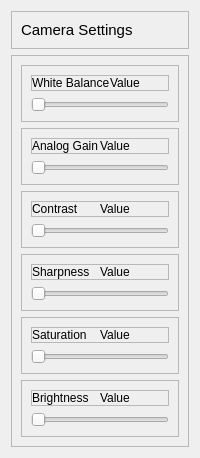
           <widget class="QWidget" name="cameraSettingsContainer" native="true">
            <property name="minimumSize">
             <size>
              <width>200</width>
              <height>150</height>
             </size>
            </property>
            <property name="maximumSize">
             <size>
              <width>16777215</width>
              <height>16777215</height>
             </size>
            </property>
            <layout class="QVBoxLayout" name="verticalLayout_5">
             <item>
              <widget class="QFrame" name="cameraSettingsHeaderFrame">
               <property name="frameShape">
                <enum>QFrame::Shape::StyledPanel</enum>
               </property>
               <property name="frameShadow">
                <enum>QFrame::Shadow::Raised</enum>
               </property>
               <layout class="QHBoxLayout" name="horizontalLayout_14">
                <item alignment="">
                 <widget class="QLabel" name="label_3">
                  <property name="font">
                   <font>
                    <pointsize>11</pointsize>
                   </font>
                  </property>
                  <property name="text">
                   <string>Camera Settings</string>
                  </property>
                 </widget>
                </item>
               </layout>
              </widget>
             </item>
             <item>
              <widget class="QFrame" name="slidersFrame">
               <property name="sizePolicy">
                <sizepolicy hsizetype="Preferred" vsizetype="Expanding">
                 <horstretch>0</horstretch>
                 <verstretch>0</verstretch>
                </sizepolicy>
               </property>
               <property name="frameShape">
                <enum>QFrame::Shape::StyledPanel</enum>
               </property>
               <property name="frameShadow">
                <enum>QFrame::Shadow::Raised</enum>
               </property>
               <layout class="QVBoxLayout" name="verticalLayout_8">
                <item>
                 <widget class="QFrame" name="whiteBalanceFrame">
                  <property name="frameShape">
                   <enum>QFrame::Shape::StyledPanel</enum>
                  </property>
                  <property name="frameShadow">
                   <enum>QFrame::Shadow::Raised</enum>
                  </property>
                  <layout class="QVBoxLayout" name="verticalLayout_12">
                   <item>
                    <widget class="QFrame" name="frame_2">
                     <property name="frameShape">
                      <enum>QFrame::Shape::StyledPanel</enum>
                     </property>
                     <property name="frameShadow">
                      <enum>QFrame::Shadow::Raised</enum>
                     </property>
                     <layout class="QHBoxLayout" name="horizontalLayout_2">
                      <property name="spacing">
                       <number>0</number>
                      </property>
                      <property name="leftMargin">
                       <number>0</number>
                      </property>
                      <property name="topMargin">
                       <number>0</number>
                      </property>
                      <property name="rightMargin">
                       <number>0</number>
                      </property>
                      <property name="bottomMargin">
                       <number>0</number>
                      </property>
                      <item alignment="">
                       <widget class="QLabel" name="whiteBalanceLabel">
                        <property name="text">
                         <string>White Balance</string>
                        </property>
                       </widget>
                      </item>
                      <item alignment="">
                       <widget class="QLabel" name="whiteBalanceValueLabel">
                        <property name="text">
                         <string>Value</string>
                        </property>
                       </widget>
                      </item>
                     </layout>
                    </widget>
                   </item>
                   <item>
                    <widget class="QSlider" name="whiteBalanceSlider">
                     <property name="orientation">
                      <enum>Qt::Orientation::Horizontal</enum>
                     </property>
                    </widget>
                   </item>
                  </layout>
                 </widget>
                </item>
                <item>
                 <widget class="QFrame" name="analogGainFrame">
                  <property name="frameShape">
                   <enum>QFrame::Shape::StyledPanel</enum>
                  </property>
                  <property name="frameShadow">
                   <enum>QFrame::Shadow::Raised</enum>
                  </property>
                  <layout class="QVBoxLayout" name="verticalLayout_21">
                   <item>
                    <widget class="QFrame" name="frame_29">
                     <property name="frameShape">
                      <enum>QFrame::Shape::StyledPanel</enum>
                     </property>
                     <property name="frameShadow">
                      <enum>QFrame::Shadow::Raised</enum>
                     </property>
                     <layout class="QHBoxLayout" name="horizontalLayout_15">
                      <property name="spacing">
                       <number>0</number>
                      </property>
                      <property name="leftMargin">
                       <number>0</number>
                      </property>
                      <property name="topMargin">
                       <number>0</number>
                      </property>
                      <property name="rightMargin">
                       <number>0</number>
                      </property>
                      <property name="bottomMargin">
                       <number>0</number>
                      </property>
                      <item alignment="">
                       <widget class="QLabel" name="analogGainLabel">
                        <property name="text">
                         <string>Analog Gain</string>
                        </property>
                       </widget>
                      </item>
                      <item alignment="">
                       <widget class="QLabel" name="analogGainValueLabel">
                        <property name="text">
                         <string>Value</string>
                        </property>
                       </widget>
                      </item>
                     </layout>
                    </widget>
                   </item>
                   <item>
                    <widget class="QSlider" name="analogGainSlider">
                     <property name="orientation">
                      <enum>Qt::Orientation::Horizontal</enum>
                     </property>
                    </widget>
                   </item>
                  </layout>
                 </widget>
                </item>
                <item>
                 <widget class="QFrame" name="contrastFrame">
                  <property name="frameShape">
                   <enum>QFrame::Shape::StyledPanel</enum>
                  </property>
                  <property name="frameShadow">
                   <enum>QFrame::Shadow::Raised</enum>
                  </property>
                  <layout class="QVBoxLayout" name="verticalLayout_19">
                   <item>
                    <widget class="QFrame" name="frame_26">
                     <property name="frameShape">
                      <enum>QFrame::Shape::StyledPanel</enum>
                     </property>
                     <property name="frameShadow">
                      <enum>QFrame::Shadow::Raised</enum>
                     </property>
                     <layout class="QHBoxLayout" name="horizontalLayout_11">
                      <property name="spacing">
                       <number>0</number>
                      </property>
                      <property name="leftMargin">
                       <number>0</number>
                      </property>
                      <property name="topMargin">
                       <number>0</number>
                      </property>
                      <property name="rightMargin">
                       <number>0</number>
                      </property>
                      <property name="bottomMargin">
                       <number>0</number>
                      </property>
                      <item alignment="">
                       <widget class="QLabel" name="contrastLabel">
                        <property name="text">
                         <string>Contrast</string>
                        </property>
                       </widget>
                      </item>
                      <item alignment="">
                       <widget class="QLabel" name="contrastValueLabel">
                        <property name="text">
                         <string>Value</string>
                        </property>
                       </widget>
                      </item>
                     </layout>
                    </widget>
                   </item>
                   <item>
                    <widget class="QSlider" name="contrastSlider">
                     <property name="orientation">
                      <enum>Qt::Orientation::Horizontal</enum>
                     </property>
                    </widget>
                   </item>
                  </layout>
                 </widget>
                </item>
                <item>
                 <widget class="QFrame" name="sharpnessFrame">
                  <property name="frameShape">
                   <enum>QFrame::Shape::StyledPanel</enum>
                  </property>
                  <property name="frameShadow">
                   <enum>QFrame::Shadow::Raised</enum>
                  </property>
                  <layout class="QVBoxLayout" name="verticalLayout_6">
                   <item>
                    <widget class="QFrame" name="frame_3">
                     <property name="frameShape">
                      <enum>QFrame::Shape::StyledPanel</enum>
                     </property>
                     <property name="frameShadow">
                      <enum>QFrame::Shadow::Raised</enum>
                     </property>
                     <layout class="QHBoxLayout" name="horizontalLayout_3">
                      <property name="spacing">
                       <number>0</number>
                      </property>
                      <property name="leftMargin">
                       <number>0</number>
                      </property>
                      <property name="topMargin">
                       <number>0</number>
                      </property>
                      <property name="rightMargin">
                       <number>0</number>
                      </property>
                      <property name="bottomMargin">
                       <number>0</number>
                      </property>
                      <item alignment="">
                       <widget class="QLabel" name="sharpnessLabel">
                        <property name="text">
                         <string>Sharpness</string>
                        </property>
                       </widget>
                      </item>
                      <item alignment="">
                       <widget class="QLabel" name="sharpnessValueLabel">
                        <property name="text">
                         <string>Value</string>
                        </property>
                       </widget>
                      </item>
                     </layout>
                    </widget>
                   </item>
                   <item>
                    <widget class="QSlider" name="sharpnessSlider">
                     <property name="orientation">
                      <enum>Qt::Orientation::Horizontal</enum>
                     </property>
                    </widget>
                   </item>
                  </layout>
                 </widget>
                </item>
                <item>
                 <widget class="QFrame" name="saturationFrame">
                  <property name="frameShape">
                   <enum>QFrame::Shape::StyledPanel</enum>
                  </property>
                  <property name="frameShadow">
                   <enum>QFrame::Shadow::Raised</enum>
                  </property>
                  <layout class="QVBoxLayout" name="verticalLayout_17">
                   <item>
                    <widget class="QFrame" name="frame_7">
                     <property name="frameShape">
                      <enum>QFrame::Shape::StyledPanel</enum>
                     </property>
                     <property name="frameShadow">
                      <enum>QFrame::Shadow::Raised</enum>
                     </property>
                     <layout class="QHBoxLayout" name="horizontalLayout_7">
                      <property name="spacing">
                       <number>0</number>
                      </property>
                      <property name="leftMargin">
                       <number>0</number>
                      </property>
                      <property name="topMargin">
                       <number>0</number>
                      </property>
                      <property name="rightMargin">
                       <number>0</number>
                      </property>
                      <property name="bottomMargin">
                       <number>0</number>
                      </property>
                      <item alignment="">
                       <widget class="QLabel" name="saturationLabel">
                        <property name="text">
                         <string>Saturation</string>
                        </property>
                       </widget>
                      </item>
                      <item alignment="">
                       <widget class="QLabel" name="saturationValueLabel">
                        <property name="text">
                         <string>Value</string>
                        </property>
                       </widget>
                      </item>
                     </layout>
                    </widget>
                   </item>
                   <item>
                    <widget class="QSlider" name="saturationSlider">
                     <property name="orientation">
                      <enum>Qt::Orientation::Horizontal</enum>
                     </property>
                    </widget>
                   </item>
                  </layout>
                 </widget>
                </item>
                <item>
                 <widget class="QFrame" name="brightnessFrame">
                  <property name="frameShape">
                   <enum>QFrame::Shape::StyledPanel</enum>
                  </property>
                  <property name="frameShadow">
                   <enum>QFrame::Shadow::Raised</enum>
                  </property>
                  <layout class="QVBoxLayout" name="verticalLayout_15">
                   <item>
                    <widget class="QFrame" name="frame_6">
                     <property name="frameShape">
                      <enum>QFrame::Shape::StyledPanel</enum>
                     </property>
                     <property name="frameShadow">
                      <enum>QFrame::Shadow::Raised</enum>
                     </property>
                     <layout class="QHBoxLayout" name="horizontalLayout_5">
                      <property name="spacing">
                       <number>0</number>
                      </property>
                      <property name="leftMargin">
                       <number>0</number>
                      </property>
                      <property name="topMargin">
                       <number>0</number>
                      </property>
                      <property name="rightMargin">
                       <number>0</number>
                      </property>
                      <property name="bottomMargin">
                       <number>0</number>
                      </property>
                      <item alignment="">
                       <widget class="QLabel" name="brightnessLabel">
                        <property name="text">
                         <string>Brightness</string>
                        </property>
                       </widget>
                      </item>
                      <item alignment="">
                       <widget class="QLabel" name="brightnessValueLabel">
                        <property name="text">
                         <string>Value</string>
                        </property>
                       </widget>
                      </item>
                     </layout>
                    </widget>
                   </item>
                   <item>
                    <widget class="QSlider" name="brightnessSlider">
                     <property name="orientation">
                      <enum>Qt::Orientation::Horizontal</enum>
                     </property>
                    </widget>
                   </item>
                  </layout>
                 </widget>
                </item>
               </layout>
              </widget>
             </item>
            </layout>
           </widget>
